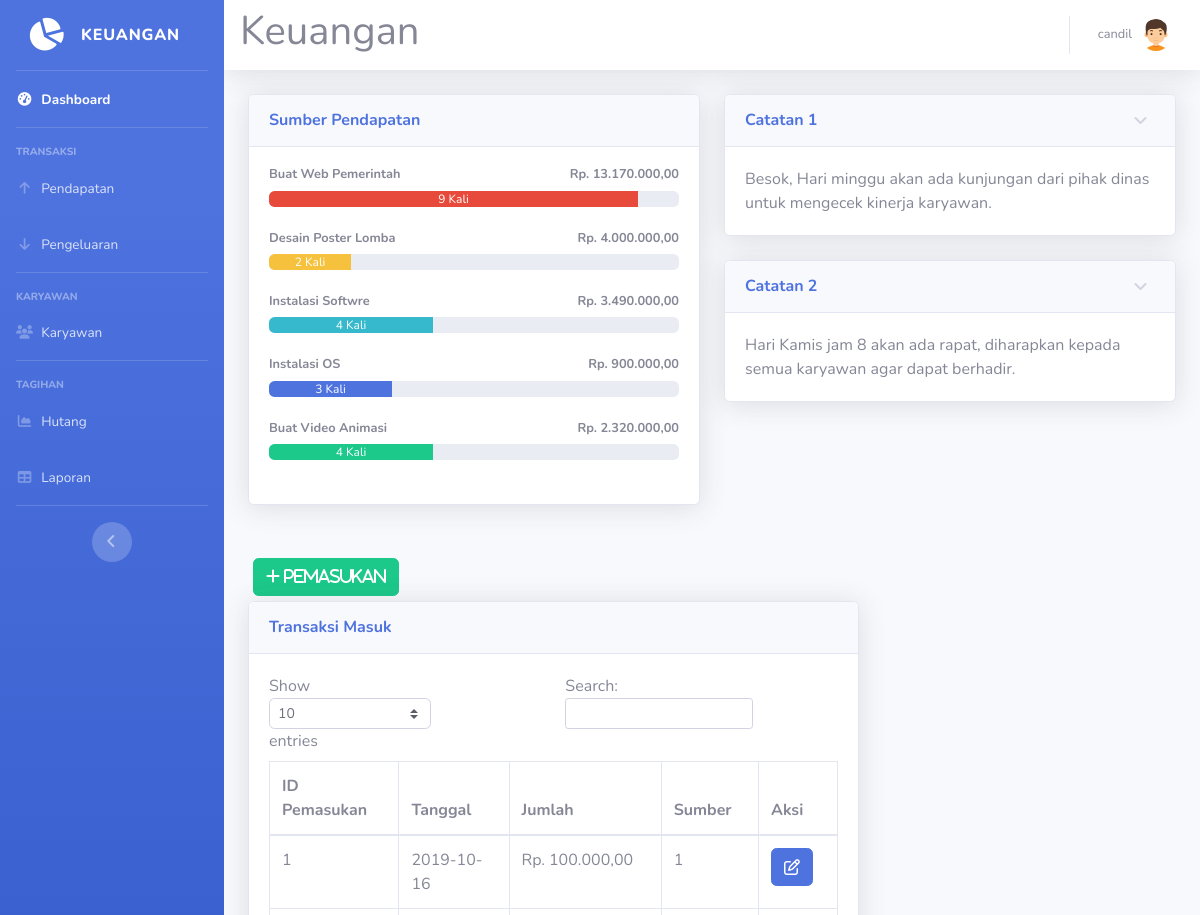
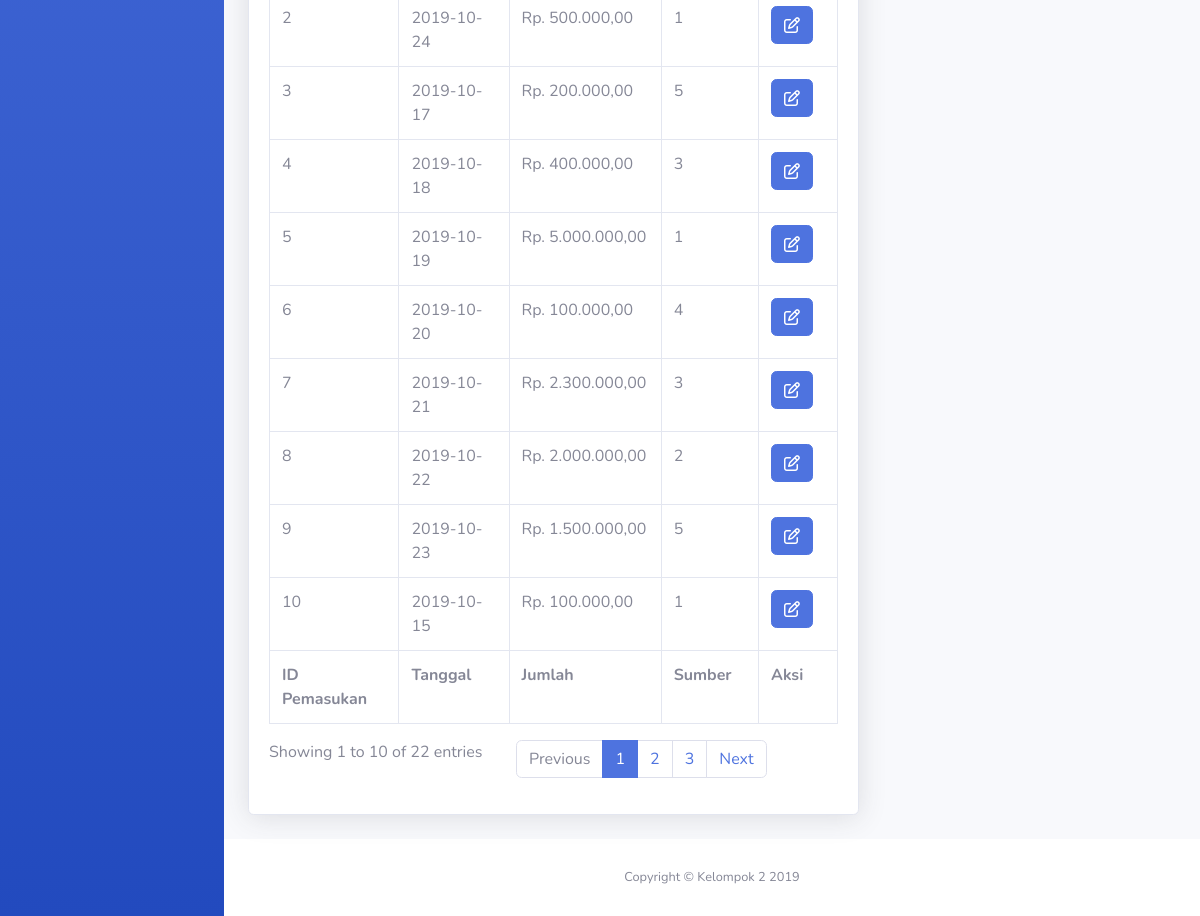
The page /pendapatan.php (signed in) on the database its author committed (2 pictures, top to bottom).
### tables this page shows
CREATE TABLE `sumber` (
  `id_sumber` int(11) NOT NULL,
  `nama` varchar(40) NOT NULL
);

CREATE TABLE `catatan` (
  `id_catatan` int(11) NOT NULL,
  `catatan` text NOT NULL
);

CREATE TABLE `pemasukan` (
  `id_pemasukan` int(11) NOT NULL,
  `tgl_pemasukan` date NOT NULL,
  `jumlah` int(11) NOT NULL,
  `id_sumber` int(11) NOT NULL
);

### pendapatan.php (the view, shortened to what this page needs)
<!DOCTYPE html>
<html lang="en">
<head>
  <link href="vendor/fontawesome-free/css/all.min.css" rel="stylesheet" type="text/css">
  <link href="css/sb-admin-2.min.css" rel="stylesheet">
</head>
<body id="page-top">
<?php
require 'koneksi.php';
require ('sidebar.php'); ?>
      <div id="content">
<?php require ('navbar.php'); ?>
        <div class="container-fluid">
          <div class="row">
            <div class="col-lg-6 mb-4">
              <div class="card shadow mb-4">
                <div class="card-header py-3">
                  <h6 class="m-0 font-weight-bold text-primary">Sumber Pendapatan</h6>
                </div>
                <div class="card-body">
				<?php
				$namasumber1 = mysqli_query($koneksi,"SELECT * FROM `sumber` where id_sumber= 1 ");
				$sumbern1= mysqli_fetch_assoc($namasumber1);
				$namasumber2 = mysqli_query($koneksi,"SELECT * FROM `sumber` where id_sumber= 2 ");
				$sumbern2= mysqli_fetch_assoc($namasumber2);
				$namasumber3 = mysqli_query($koneksi,"SELECT * FROM `sumber` where id_sumber= 3 ");
				$sumbern3= mysqli_fetch_assoc($namasumber3);
				$namasumber4 = mysqli_query($koneksi,"SELECT * FROM `sumber` where id_sumber= 4 ");
				$sumbern4= mysqli_fetch_assoc($namasumber4);
				$namasumber5 = mysqli_query($koneksi,"SELECT * FROM `sumber` where id_sumber= 5 ");
				$sumbern5= mysqli_fetch_assoc($namasumber5);
				$hasil1=mysqli_query($koneksi,"SELECT * FROM pemasukan where id_sumber = 1");
				while ($jumlah1=mysqli_fetch_array($hasil1)){
				$arrayhasil1[] = $jumlah1['jumlah'];
				}
				$jumlahhasil1 = array_sum($arrayhasil1);
				$hasil2=mysqli_query($koneksi,"SELECT * FROM pemasukan where id_sumber = 2");
				while ($jumlah2=mysqli_fetch_array($hasil2)){
				$arrayhasil2[] = $jumlah2['jumlah'];
				}
				$jumlahhasil2 = array_sum($arrayhasil2);
				$hasil3=mysqli_query($koneksi,"SELECT * FROM pemasukan where id_sumber = 3");
				while ($jumlah3=mysqli_fetch_array($hasil3)){
				$arrayhasil3[] = $jumlah3['jumlah'];
				}
				$jumlahhasil3 = array_sum($arrayhasil3);
				$hasil4=mysqli_query($koneksi,"SELECT * FROM pemasukan where id_sumber = 4");
				while ($jumlah4=mysqli_fetch_array($hasil4)){
				$arrayhasil4[] = $jumlah4['jumlah'];
				}
				$jumlahhasil4 = array_sum($arrayhasil4);
				$hasil5=mysqli_query($koneksi,"SELECT * FROM pemasukan where id_sumber = 5");
				while ($jumlah5=mysqli_fetch_array($hasil5)){
				$arrayhasil5[] = $jumlah5['jumlah'];
				}
				$jumlahhasil5 = array_sum($arrayhasil5);
				$sumber1 = mysqli_query($koneksi,"SELECT id_sumber FROM pemasukan where id_sumber ='1'");
				$sumber1text = mysqli_num_rows($sumber1);
				$sumber1 = mysqli_num_rows($sumber1);
				$sumber1 = $sumber1 * 10;
				$sumber2 = mysqli_query($koneksi,"SELECT id_sumber FROM pemasukan where id_sumber ='2'");
				$sumber2text = mysqli_num_rows($sumber2);
				$sumber2 = mysqli_num_rows($sumber2);
				$sumber2 = $sumber2 * 10;
				$sumber3 = mysqli_query($koneksi,"SELECT id_sumber FROM pemasukan where id_sumber ='3'");
				$sumber3text = mysqli_num_rows($sumber3);
				$sumber3 = mysqli_num_rows($sumber3);
				$sumber3 = $sumber3 * 10;
				$sumber4 = mysqli_query($koneksi,"SELECT id_sumber FROM pemasukan where id_sumber ='4'");
				$sumber4text = mysqli_num_rows($sumber4);
				$sumber4 = mysqli_num_rows($sumber4);
				$sumber4 = $sumber4 * 10;
				$sumber5 = mysqli_query($koneksi,"SELECT id_sumber FROM pemasukan where id_sumber ='5'");
				$sumber5text = mysqli_num_rows($sumber5);
				$sumber5 = mysqli_num_rows($sumber5);
				$sumber5 = $sumber5 * 10;
				echo '
                  <h4 class="small font-weight-bold">'.$sumbern1['nama'].'<span class="float-right">Rp. '.number_format($jumlahhasil1,2,',','.').'</span></h4>
                  <div class="progress mb-4">
                    <div class="progress-bar bg-danger" role="progressbar" style="width:'.$sumber1.'%" aria-valuenow="50" aria-valuemin="0" aria-valuemax="100">'.$sumber1text.' Kali</div>
                  </div>
				  <h4 class="small font-weight-bold">'.$sumbern2['nama'].'<span class="float-right">Rp. '.number_format($jumlahhasil2,2,',','.').'</span></h4>
                  <div class="progress mb-4">
                    <div class="progress-bar bg-warning" role="progressbar" style="width:'.$sumber2.'%" aria-valuenow="50" aria-valuemin="0" aria-valuemax="100">'.$sumber2text.' Kali</div>
                  </div>
				  <h4 class="small font-weight-bold">'.$sumbern3['nama'].'<span class="float-right">Rp. '.number_format($jumlahhasil3,2,',','.').'</span></h4>
                  <div class="progress mb-4">
                    <div class="progress-bar bg-info" role="progressbar" style="width:'.$sumber3.'%" aria-valuenow="50" aria-valuemin="0" aria-valuemax="100">'.$sumber3text.' Kali</div>
                  </div>
				  <h4 class="small font-weight-bold">'.$sumbern4['nama'].'<span class="float-right">Rp. '.number_format($jumlahhasil4,2,',','.').'</span></h4>
                  <div class="progress mb-4">
                    <div class="progress-bar bg-primary" role="progressbar" style="width:'.$sumber4.'%" aria-valuenow="50" aria-valuemin="0" aria-valuemax="100">'.$sumber4text.' Kali</div>
                  </div>
				  <h4 class="small font-weight-bold">'.$sumbern5['nama'].'<span class="float-right">Rp. '.number_format($jumlahhasil5,2,',','.').'</span></h4>
                  <div class="progress mb-4">
                    <div class="progress-bar bg-success" role="progressbar" style="width:'.$sumber5.'%" aria-valuenow="50" aria-valuemin="0" aria-valuemax="100">'.$sumber5text.' Kali</div>
                  </div>';
				  ?>
                </div>
              </div>
			  </div>
			              <div class="col-lg-6">
              <div class="card shadow mb-4">
                <a href="#collapseCardExample" class="d-block card-header py-3" data-toggle="collapse" role="button" aria-expanded="true" aria-controls="collapseCardExample">
                  <h6 class="m-0 font-weight-bold text-primary">Catatan 1</h6>
                </a>
                <div class="collapse show" id="collapseCardExample">
                  <div class="card-body">
				  <?php $catatan1 = mysqli_query($koneksi, "SELECT catatan FROM catatan where id_catatan= 1");
                  $catatan1 = mysqli_fetch_array($catatan1);
				  echo $catatan1['catatan'];
				  ?>
				  </div>
                </div>
              </div>
			                <div class="card shadow mb-4">
                <a href="#collapseCardExample1" class="d-block card-header py-3" data-toggle="collapse" role="button" aria-expanded="true" aria-controls="collapseCardExample1">
                  <h6 class="m-0 font-weight-bold text-primary">Catatan 2</h6>
                </a>
                <div class="collapse show" id="collapseCardExample1">
                  <div class="card-body">
                  <?php $catatan2 = mysqli_query($koneksi, "SELECT * FROM catatan where id_catatan= 2");
                  $catatan2 = mysqli_fetch_array($catatan2);
				  echo $catatan2['catatan'];
				  ?></div>
                </div>
              </div>
			  </div>
					   <div class="col-xl-8 col-lg-7">
					   <button type="button" class="btn btn-success" style="margin:5px" data-toggle="modal" data-target="#myModalTambah"><i class="fa fa-plus"> Pemasukan</i></button><br>
          <div class="card shadow mb-4">
            <div class="card-header py-3">
              <h6 class="m-0 font-weight-bold text-primary">Transaksi Masuk</h6>
            </div>
            <div class="card-body">
              <div class="table-responsive">
               <table class="table table-bordered" id="dataTable" width="100%" cellspacing="0">
                  <thead>
                    <tr>
                      <th>ID Pemasukan</th>
                      <th>Tanggal</th>
                      <th>Jumlah</th>
                      <th>Sumber</th>
					  <th>Aksi</th>
                    </tr>
                  </thead>
                  <tfoot>
                    <tr>
                      <th>ID Pemasukan</th>
                      <th>Tanggal</th>
                      <th>Jumlah</th>
                      <th>Sumber</th>
                      <th>Aksi</th>
                    </tr>
                  </tfoot>
                  <tbody>
				  <?php
$query = mysqli_query($koneksi,"SELECT * FROM pemasukan");
while ($data = mysqli_fetch_assoc($query))
{
?>
                    <tr>
                      <td><?=$data['id_pemasukan']?></td>
                      <td><?=$data['tgl_pemasukan']?></td>
                      <td>Rp. <?=number_format($data['jumlah'],2,',','.');?></td>
                      <td><?=$data['id_sumber']?></td>
					  <td>
<a href="#" type="button" class=" fa fa-edit btn btn-primary btn-md" data-toggle="modal" data-target="#myModal<?php echo $data['id_pemasukan']; ?>"></a>
</td>
</tr>
  </div>
<?php
}
?>
<?php require 'footer.php'?>
</body>
</html>

### sidebar.php
<div id="wrapper">
  <ul class="navbar-nav bg-gradient-primary sidebar sidebar-dark accordion" id="accordionSidebar">
    <a class="sidebar-brand d-flex align-items-center justify-content-center" href="index.php">
      <div class="sidebar-brand-icon rotate-n-15">
        <i class="fas fa-chart-pie"></i>
      </div>
      <div class="sidebar-brand-text mx-3">Keuangan</div>
    </a>
    <hr class="sidebar-divider my-0">
    <li class="nav-item active">
      <a class="nav-link" href="index.php">
        <i class="fas fa-fw fa-tachometer-alt"></i>
        <span>Dashboard</span></a>
    </li>
    <hr class="sidebar-divider">
    <div class="sidebar-heading">
      Transaksi
    </div>
    <li class="nav-item">
      <a class="nav-link collapsed" href="pendapatan.php">
        <i class="fas fa-fw fa-arrow-up"></i>
        <span>Pendapatan</span>
      </a>
    </li>
    <li class="nav-item">
      <a class="nav-link collapsed" href="pengeluaran.php" >
        <i class="fas fa-fw fa-arrow-down"></i>
        <span>Pengeluaran</span>
      </a>
    </li>
    <hr class="sidebar-divider">
    <div class="sidebar-heading">
      Karyawan
    </div>
    <li class="nav-item">
      <a class="nav-link collapsed" href="karyawan.php">
        <i class="fas fa-fw fa-users"></i>
        <span>Karyawan</span>
      </a>
    </li>
    <hr class="sidebar-divider">
    <div class="sidebar-heading">
      Tagihan
    </div>
    <li class="nav-item">
      <a class="nav-link" href="hutang.php">
        <i class="fas fa-fw fa-chart-area"></i>
        <span>Hutang</span></a>
    </li>
    <li class="nav-item">
      <a class="nav-link" href="laporan.php">
        <i class="fas fa-fw fa-table"></i>
        <span>Laporan</span></a>
    </li>
    <hr class="sidebar-divider d-none d-md-block">
    <div class="text-center d-none d-md-inline">
      <button class="rounded-circle border-0" id="sidebarToggle"></button>
    </div>
  </ul>
  <div id="content-wrapper" class="d-flex flex-column">

### navbar.php (shortened to what this page needs)
        <nav class="navbar navbar-expand navbar-light bg-white topbar mb-4 static-top shadow">
		<h1>Keuangan</h1>
<?php require 'user.php'; ?>
        </nav>

### user.php (shortened to what this page needs)
<ul class="navbar-nav ml-auto">
  <li class="nav-item dropdown no-arrow">
    <a class="nav-link dropdown-toggle" href="#" id="userDropdown" role="button" data-toggle="dropdown" aria-haspopup="true" aria-expanded="false">
      <span class="mr-2 d-none d-lg-inline text-gray-600 small"><?=$_SESSION['nama']?></span>
      <img class="img-profile rounded-circle" src="img/boy(2).png">
    </a>
  </li>
</ul>

### footer.php
<footer class="sticky-footer bg-white">
  <div class="container my-auto">
    <div class="copyright text-center my-auto">
      <span>Copyright &copy; Kelompok 2 2019</span>
    </div>
  </div>
</footer>

### rows shown on the page
sumber: nama "Buat Web Pemerintah"
sumber: nama "Desain Poster Lomba"
sumber: nama "Instalasi Softwre"
sumber: nama "Instalasi OS"
sumber: nama "Buat Video Animasi"
catatan: catatan "Besok, Hari minggu akan ada kunjungan dari pihak dinas untuk mengecek kinerja karyawan."
catatan: catatan "Hari Kamis jam 8 akan ada rapat, diharapkan kepada semua karyawan agar dapat berhadir."
pemasukan: id_pemasukan "1", tgl_pemasukan "2019-10-16", jumlah "100.000,00", id_sumber "1"
pemasukan: id_pemasukan "2", tgl_pemasukan "2019-10-24", jumlah "500.000,00", id_sumber "1"
pemasukan: id_pemasukan "3", tgl_pemasukan "2019-10-17", jumlah "200.000,00", id_sumber "5"
pemasukan: id_pemasukan "4", tgl_pemasukan "2019-10-18", jumlah "400.000,00", id_sumber "3"
pemasukan: id_pemasukan "5", tgl_pemasukan "2019-10-19", jumlah "5.000.000,00", id_sumber "1"
pemasukan: id_pemasukan "6", tgl_pemasukan "2019-10-20", jumlah "100.000,00", id_sumber "4"
pemasukan: id_pemasukan "7", tgl_pemasukan "2019-10-21", jumlah "2.300.000,00", id_sumber "3"
pemasukan: id_pemasukan "8", tgl_pemasukan "2019-10-22", jumlah "2.000.000,00", id_sumber "2"
pemasukan: id_pemasukan "9", tgl_pemasukan "2019-10-23", jumlah "1.500.000,00", id_sumber "5"
pemasukan: id_pemasukan "10", tgl_pemasukan "2019-10-15", jumlah "100.000,00", id_sumber "1"

### other values the page prints
$_SESSION['nama'] "candil"
$jumlahhasil1 "13.170.000,00"
$sumber1text "9"
$jumlahhasil2 "4.000.000,00"
$sumber2text "2"
$jumlahhasil3 "3.490.000,00"
$sumber3text "4"
$jumlahhasil4 "900.000,00"
$sumber4text "3"
$jumlahhasil5 "2.320.000,00"
$sumber5text "4"
